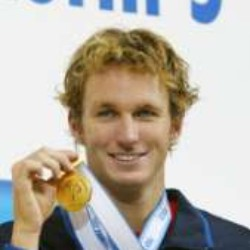
#> input picture FaceRecognition/database/1_Aaron_Peirsol/Aaron_Peirsol_0001.jpg, 250 x 250 px; its folder holds only this picture in this run
$ python face_recognition.py
#> lines starting #> are read from the running program, lines starting #| are printed output that depends on the picture
### FaceRecognition/model/person.py
class Person:

    def __init__(self, personId, firstName, lastName, folder):
        self.personId = personId
        self.fistName = firstName
        self.lastName = lastName
        self.folder = folder

    def __str__(self):
        return 'Person({}, {}, {}, {})'.format(self.personId, self.fistName, self.lastName, self.folder)

### FaceRecognition/face_recognition/face_recognition.py
import cv2
import os
import numpy as np
from PIL import Image

from FaceRecognition.model.person import Person


def assure_path_exists(path):
    dir = os.path.dirname(path)
    if not os.path.exists(dir):
        os.makedirs(dir)

recognizer = cv2.face.LBPHFaceRecognizer_create()
detector = cv2.CascadeClassifier("haarcascade_frontalface_default.xml")

def getImagesAndLabels(path):
#> called with path = '../database/'
    persons = []
    ids = []
    faceSamples = []

    for person in os.listdir(path):
        personId = person.split('_')[0]
        firstName = person.split('_')[1]
        lastName = person.split('_')[2]
        personFolder = person
        persons.append(Person(personId, firstName, lastName, personFolder))

    for person in persons:
        imageFolder = path+person.folder
        for image in os.listdir(imageFolder):
            imagePath = imageFolder + '/' + image
            PIL_img = Image.open(imagePath).convert('L')
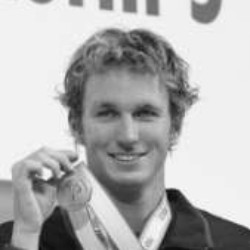
#> PIL_img: PIL image 250x250 L; min 10, max 254, mean 178.4
            PIL_img.show()


getImagesAndLabels('../database/')

$ run again, on FaceRecognition/database/1_Aaron_Peirsol/Aaron_Peirsol_0002.jpg
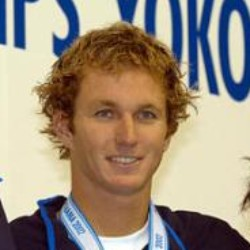
#> input picture FaceRecognition/database/1_Aaron_Peirsol/Aaron_Peirsol_0002.jpg, 250 x 250 px
#> in getImagesAndLabels, `PIL_img = Image.open(imagePath).convert('L')`:
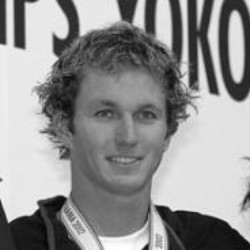
#> PIL_img: PIL image 250x250 L; min 4, max 255, mean 145.1

$ run again, on FaceRecognition/database/1_Aaron_Peirsol/Aaron_Peirsol_0003.jpg
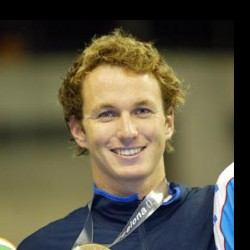
#> input picture FaceRecognition/database/1_Aaron_Peirsol/Aaron_Peirsol_0003.jpg, 250 x 250 px
#> in getImagesAndLabels, `PIL_img = Image.open(imagePath).convert('L')`:
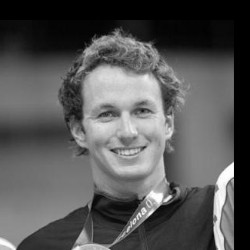
#> PIL_img: PIL image 250x250 L; min 0, max 255, mean 85.8
